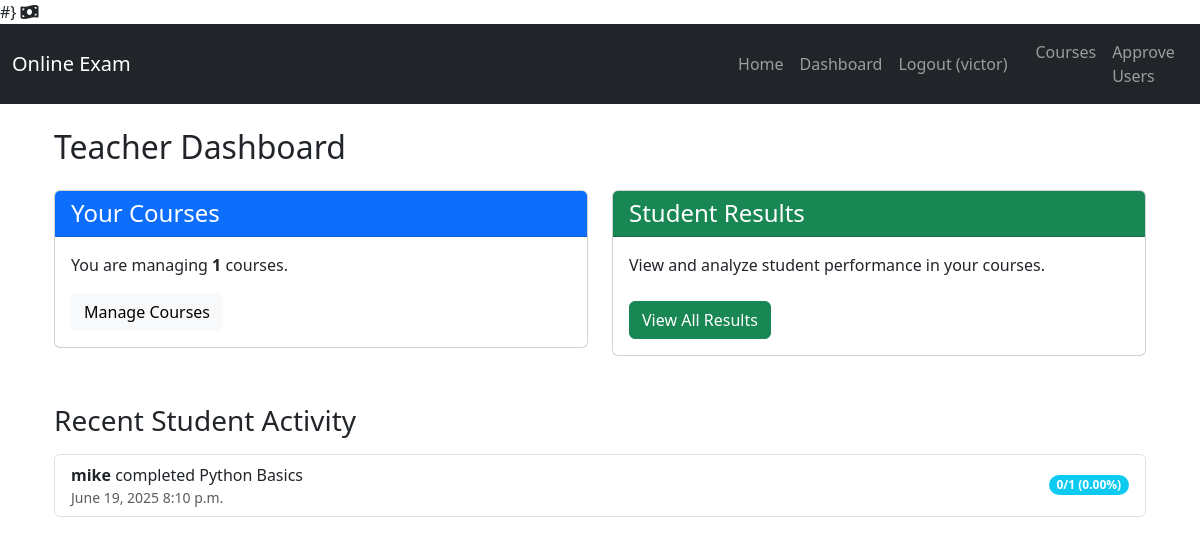
The page /teacher/dashboard/ (signed in) on the database as committed earlier.
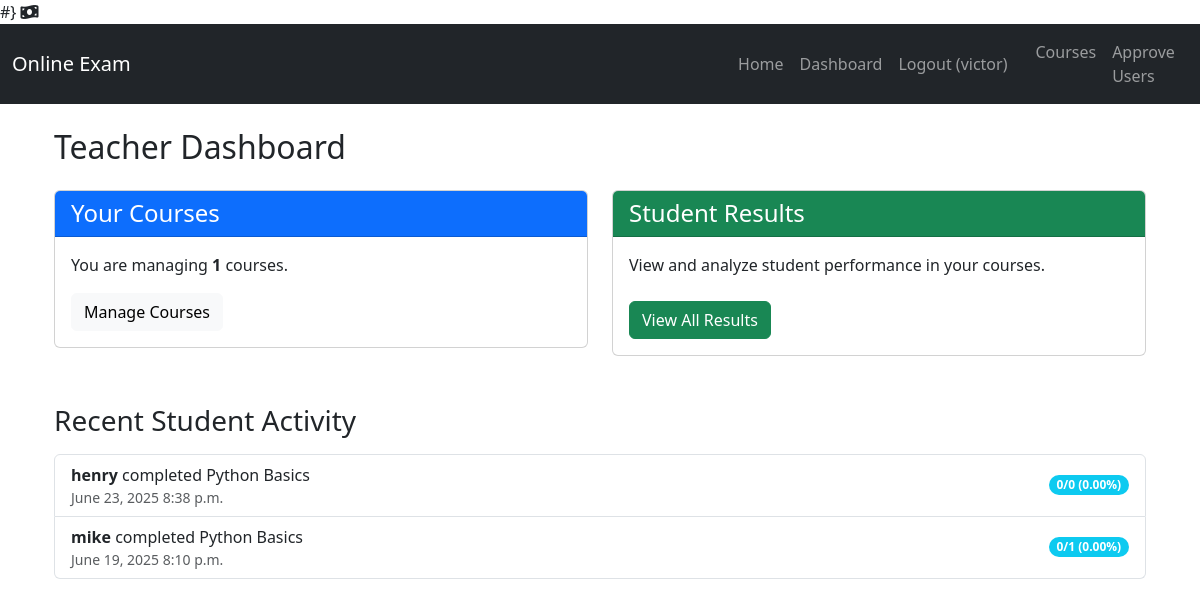
The same page on the database as committed later.
### exam_app/models.py (models this page shows, shortened)
class Result(models.Model):
    student = models.ForeignKey(User, on_delete=models.CASCADE, limit_choices_to={'is_student': True})
    course = models.ForeignKey(Course, on_delete=models.CASCADE)
    exam = models.OneToOneField(Exam, on_delete=models.CASCADE, primary_key=True) # One result per exam attempt
    score = models.IntegerField()
    total_marks = models.IntegerField()
    percentage = models.FloatField()
    date_achieved = models.DateTimeField(auto_now_add=True)
    class Meta:
        ordering = ['-date_achieved'] # Order results by most recent first

class User(AbstractUser):
    is_student = models.BooleanField(default=False)
    is_teacher = models.BooleanField(default=False)
    approved = models.BooleanField(default=False)
    groups = models.ManyToManyField(
        'auth.Group',
        related_name='exam_app_users_groups', # Unique related_name for groups
        blank=True,
        help_text='The groups this user belongs to. A user will get all permissions granted to each of their groups.',
        related_query_name='user',
    )
    user_permissions = models.ManyToManyField(
        'auth.Permission',
        related_name='exam_app_users_permissions', # Unique related_name for user_permissions
        blank=True,
        help_text='Specific permissions for this user.',
        related_query_name='user',
    )

class Course(models.Model):
    name = models.CharField(max_length=200)
    description = models.TextField(blank=True)
    teacher = models.ForeignKey(User, on_delete=models.CASCADE, limit_choices_to={'is_teacher': True})
    is_active = models.BooleanField(default=True) # <-- Add this line
    time_limit_minutes = models.PositiveIntegerField(
        default=60, # Default to 60 minutes (1 hour)
        validators=[MinValueValidator(5), MaxValueValidator(240)], # Min 5 mins, Max 4 hours
        help_text="Time limit for the exam in minutes (e.g., 60 for 1 hour)."
    )
    created_at = models.DateTimeField(auto_now_add=True)
    updated_at = models.DateTimeField(auto_now=True)
    class Meta:
        unique_together = ('name', 'teacher') # Ensure a teacher cannot have two courses with the same name
        ordering = ['name']

### exam_app/views.py (the view)
# urls.py: path('teacher/dashboard/', views.teacher_dashboard, name='teacher_dashboard'),
def teacher_dashboard(request):
    courses = Course.objects.filter(teacher=request.user).count()
    recent_results = Result.objects.filter(course__teacher=request.user).order_by('-date_achieved')[:5]
    context = {
        'page_title': 'Teacher Dashboard',
        'courses_count': courses,
        'recent_results': recent_results,
    }
    return render(request, 'teachers/teacher_dashboard.html', context) # Render the new template

### exam_app/templates/teachers/teacher_dashboard.html (shortened to what this page needs)
{% extends 'base.html' %}
{% block content %}
<div class="container mt-4">
    <h2 class="mb-4">{{ page_title }}</h2>
    <div class="row">
        <div class="col-md-6">
            <div class="card mb-4">
                <div class="card-header bg-primary text-white">
                    <h4 class="mb-0">Your Courses</h4>
                </div>
                <div class="card-body">
                    <p class="card-text">You are managing <strong>{{ courses_count }}</strong> courses.</p>
		    <a href="{% url 'exam_app:teacher_course_list' %}" class="btn btn-light">Manage Courses</a>
                </div>
            </div>
        </div>
        <div class="col-md-6">
            <div class="card mb-4">
                <div class="card-header bg-success text-white">
                    <h4 class="mb-0">Student Results</h4>
                </div>
                <div class="card-body">
                    <p class="card-text">View and analyze student performance in your courses.</p>
                    <a href="{% url 'exam_app:teacher_results_dashboard' %}" class="btn btn-success mt-2">View All Results</a>
                </div>
            </div>
        </div>
    </div>
    <h3 class="mt-4 mb-3">Recent Student Activity</h3>
    {% if recent_results %}
        <ul class="list-group">
            {% for result in recent_results %}
                <li class="list-group-item d-flex justify-content-between align-items-center">
                    <div>
                        <strong>{{ result.student.username }}</strong> completed {{ result.course.name }}
                        <small class="text-muted d-block">{{ result.date_achieved|date:"F d, Y P" }}</small>
                    </div>
                    <span class="badge bg-info rounded-pill">{{ result.score }}/{{ result.total_marks }} ({{ result.percentage|floatformat:2 }}%)</span>
                </li>
            {% endfor %}
        </ul>
    {% else %}
        <p class="text-muted">No recent exam submissions for your courses.</p>
    {% endif %}
</div>
{% endblock %}

Rows that differ between the two databases and show on the page:
added Result: student.username "henry", course.name "Python Basics", date_achieved "June 23, 2025 8:38 p.m.", score "0", total_marks "0", percentage "0.00"
